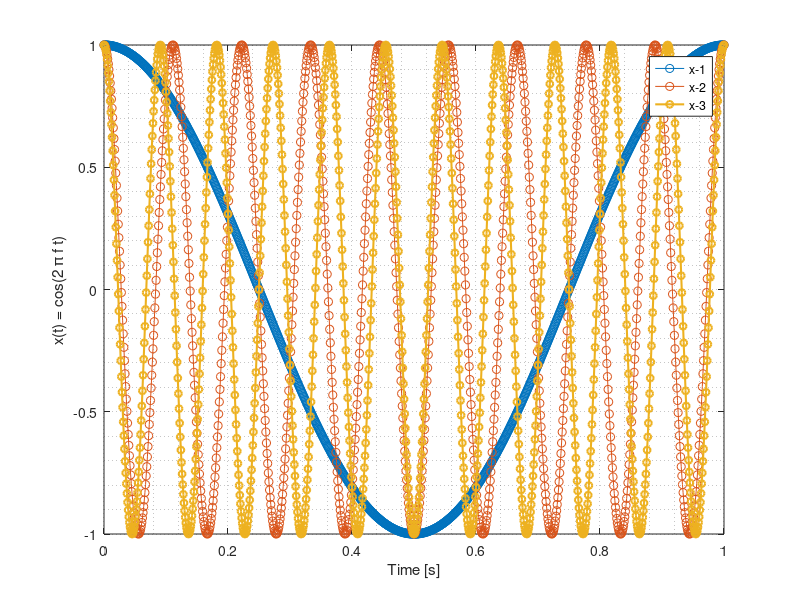

The MATLAB source for this figure:
clear all
close all
clc

% trei frecvente diferite
f1=1; f2=9; f3=11;

T=1/1000; % perioada de esantionare
t=0:T:1;
x1=cos(2*pi*f1*t);
x2=cos(2*pi*f2*t);
x3=cos(2*pi*f3*t);

% reprezentare grafica
figure
plot(t,x1,'-o',t,x2,'-o',t,x3,'-o','linewidth',1.5,'markersize',5);shg;
legend('x-1','x-2','x-3')
xlabel('Time [s]')
ylabel('x(t) = cos(2 \pi f t)'), grid minor